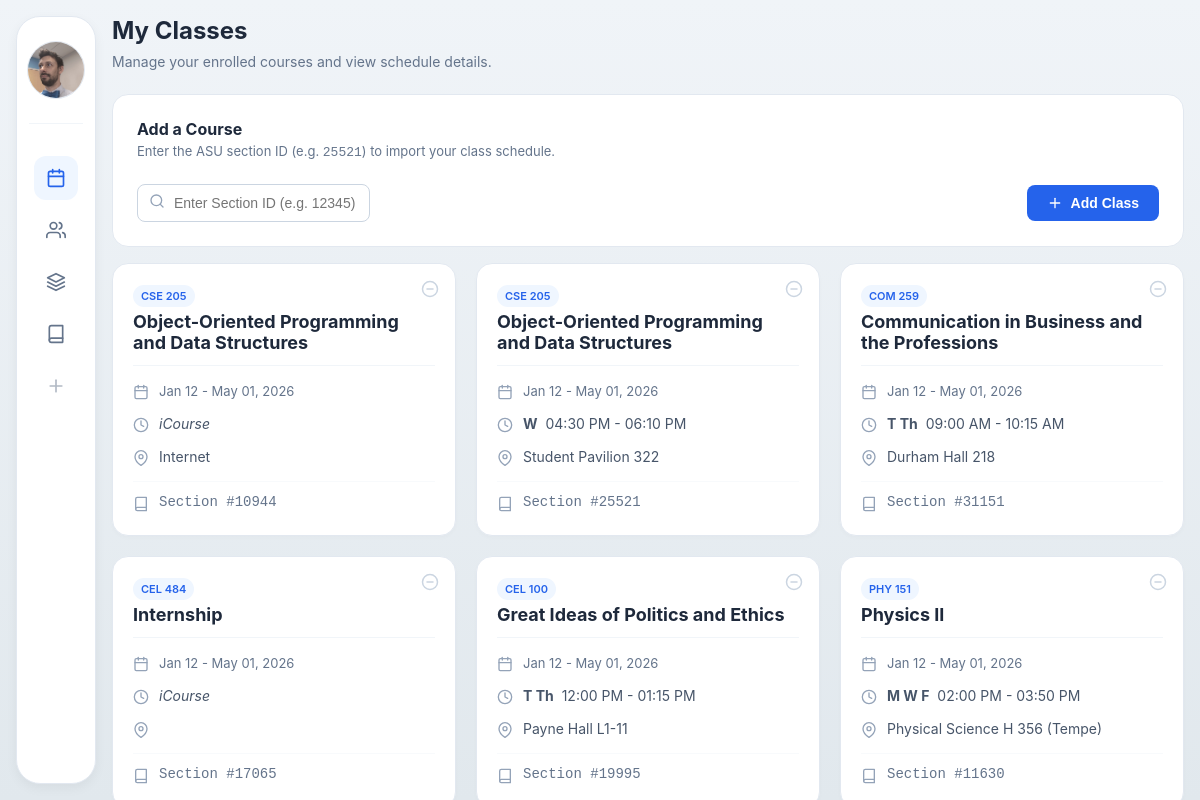
Page /classes (signed in) on the committed database.
### models.py (models this page shows, shortened)
class User(db.Model, UserMixin):
    __tablename__ = "users"
    id = db.Column(db.Integer, primary_key=True, autoincrement=True)
    first_name = db.Column(db.String(25), nullable=False)
    last_name = db.Column(db.String(50), nullable=False)
    username = db.Column(db.String(30), unique=True, nullable=False)
    profile_image = db.Column(db.String(255), nullable=False, default='default.jpg')
    is_active = db.Column(db.Boolean, default=True)
    password_hash = db.Column(db.String(255), nullable=False)
    saved_sections = db.relationship(
        "UserCourse", back_populates="user", cascade="all, delete-orphan"
    )

class CourseSection(db.Model):
    __tablename__ = "course_sections"
    id = db.Column(db.Integer, primary_key=True, autoincrement=True)
    course_id = db.Column(db.Integer, db.ForeignKey("courses.id", ondelete="CASCADE"), nullable=False)
    asu_section_id = db.Column(db.Integer, nullable=False, unique=True)
    term = db.Column(db.String(20), nullable=False)
    location = db.Column(db.String(25), nullable=False)
    days_of_week = db.Column(db.String(10), nullable=True)
    start_time = db.Column(db.Time, nullable=True)
    end_time = db.Column(db.Time, nullable=True)
    start_date = db.Column(db.Date, nullable=False)
    end_date = db.Column(db.Date, nullable=False)
    course = db.relationship("Course", back_populates="sections")
    enrolled_users = db.relationship("UserCourse", back_populates="section", cascade="all, delete-orphan")

class Course(db.Model):
    __tablename__ = "courses"
    id = db.Column(db.Integer, primary_key=True, autoincrement=True)
    asu_course_id = db.Column(db.String(7), nullable=False)
    title = db.Column(db.String(100), nullable=False)
    sections = db.relationship("CourseSection", back_populates="course", cascade="all, delete-orphan")

### app.py (the view, shortened to what this page needs)
@app.route('/classes', methods=['GET', 'POST'])
@login_required
def classes():
    user_sections = (
        models.UserCourse.query
        .filter_by(user_id=current_user.id)
        .join(models.CourseSection)
        .all()
    )
    sections = [uc.section for uc in user_sections]
    return render_template(
        "classes.html",
        sections=sections
    )

### app.py (called while the page is built)
@login_manager.user_loader
def load_user(user_id):
    return models.User.query.get(int(user_id))

### templates/classes.html (shortened to what this page needs)
{% extends "base.html" %}
{% block content %}
<div class="page-header">
    <h1 class="page-title">My Classes</h1>
    <p class="page-subtitle">Manage your enrolled courses and view schedule details.</p>
</div>
<div class="add-class-section">
    <div style="margin-bottom: 8px;">
        <h3 style="margin:0; font-size:16px;">Add a Course</h3>
        <p style="margin:4px 0 0; font-size:13px; color:var(--muted);">
            Enter the ASU section ID (e.g. <code>25521</code>) to import your class schedule.
        </p>
    </div>
    <form method="post" action="{{ url_for('classes') }}" class="form-group">
        <div style="position: relative; flex: 1;">
            <div style="position:absolute; left:12px; top:50%; transform:translateY(-50%); color:#94a3b8;">
                <svg width="16" height="16" viewBox="0 0 24 24" fill="none" stroke="currentColor" stroke-width="2" stroke-linecap="round" stroke-linejoin="round"><circle cx="11" cy="11" r="8"></circle><line x1="21" y1="21" x2="16.65" y2="16.65"></line></svg>
            </div>
            <input id="asu_section_id" name="asu_section_id" type="text" class="form-input" style="padding-left: 36px;" placeholder="Enter Section ID (e.g. 12345)" required />
        </div>
        <button type="submit" class="btn btn-primary">
            <svg width="16" height="16" viewBox="0 0 24 24" fill="none" stroke="currentColor" stroke-width="2" stroke-linecap="round" stroke-linejoin="round" style="margin-right:8px;"><line x1="12" y1="5" x2="12" y2="19"></line><line x1="5" y1="12" x2="19" y2="12"></line></svg>
            Add Class
        </button>
    </form>
</div>
{% if sections %}
<div class="card-grid">
    {% for section in sections %}
    <div class="card" style="position: relative;">
        <form action="{{ url_for('remove_class', section_id=section.id) }}" method="post" onsubmit="return confirm('Remove this class?');" style="position: absolute; top: 12px; right: 12px; z-index: 5;">
             <button type="submit" style="background: none; border: none; padding: 4px; cursor: pointer; color: #cbd5e1; transition: color 0.2s;" title="Remove Class" onmouseover="this.style.color='#ef4444'" onmouseout="this.style.color='#cbd5e1'">
                <svg width="18" height="18" viewBox="0 0 24 24" fill="none" stroke="currentColor" stroke-width="2" stroke-linecap="round" stroke-linejoin="round"><circle cx="12" cy="12" r="10"></circle><line x1="8" y1="12" x2="16" y2="12"></line></svg>
            </button>
        </form>
        <div class="card-header">
            <span class="card-badge">{{ section.course.asu_course_id }}</span>
            <h2 class="card-title">{{ section.course.title }}</h2>
        </div>
        <div class="info-row">
            <div class="info-icon">
            </div>
            <div>
                <span style="font-size:13px; color:#64748b;">{{ section.start_date.strftime('%b %d') }} - {{ section.end_date.strftime('%b %d, %Y') }}</span>
            </div>
        </div>
        <div class="info-row">
            <div class="info-icon">
                <svg width="16" height="16" viewBox="0 0 24 24" fill="none" stroke="currentColor" stroke-width="2" stroke-linecap="round" stroke-linejoin="round"><circle cx="12" cy="12" r="10"></circle><polyline points="12 6 12 12 16 14"></polyline></svg>
            </div>
            <div>
                <strong>{{ section.days_of_week }}</strong>
                {% if section.start_time and section.end_time %}
                <span style="margin-left:4px;">{{ section.start_time.strftime('%I:%M %p') }} - {{ section.end_time.strftime('%I:%M %p') }}</span>
                {% else %}
                <span style="font-style:italic;">iCourse</span>
                {% endif %}
            </div>
        </div>
        <div class="info-row">
            <div class="info-icon">
                <svg width="16" height="16" viewBox="0 0 24 24" fill="none" stroke="currentColor" stroke-width="2" stroke-linecap="round" stroke-linejoin="round"><path d="M21 10c0 7-9 13-9 13s-9-6-9-13a9 9 0 0 1 18 0z"></path><circle cx="12" cy="10" r="3"></circle></svg>
            </div>
            <div>
                {{ section.location }}
            </div>
        </div>
        <div class="info-row" style="margin-top:auto; padding-top:12px; border-top:1px solid #f8fafc;">
            <div class="info-icon">
                <svg width="16" height="16" viewBox="0 0 24 24" fill="none" stroke="currentColor" stroke-width="2" stroke-linecap="round" stroke-linejoin="round"><path d="M4 19.5A2.5 2.5 0 0 1 6.5 17H20"></path><path d="M6.5 2H20v20H6.5A2.5 2.5 0 0 1 4 19.5v-15A2.5 2.5 0 0 1 6.5 2z"></path></svg>
            </div>
            <div style="font-family:monospace; color:#64748b;">
                Section #{{ section.asu_section_id }}
            </div>
        </div>
    </div>
    {% endfor %}
</div>
{% endif %}
{% endblock %}

### templates/base.html (shortened to what this page needs)
<!DOCTYPE html>
<html lang="en">
<head>
    <link rel="stylesheet" href="{{ url_for('static', filename='css/shared.css') }}">
</head>
<body>
<div class="layout-wrapper">
    {% if current_user.is_authenticated %}
    <aside class="sidebar">
        <div class="sidebar-header">
            <a href="{{ url_for('me') }}" class="user-profile-link" aria-label="My Profile">
                <div class="user-avatar">
                   <img src="{{ url_for('static', filename='profile_pics/' + current_user.profile_image) }}"
                        alt="Profile"
                        onerror="this.src='https://ui-avatars.com/api/?name={{ current_user.first_name }}+{{ current_user.last_name }}&background=random'">
                </div>
            </a>
        </div>
        <nav class="sidebar-nav">
            <a href="{{ url_for('index') }}" class="nav-item active">
                <span class="icon">
                </span>
            </a>
            <a href="{{ url_for('friends') }}" class="nav-item">
                <span class="icon">
                </span>
            </a>
            <a href="{{ url_for('groups') }}" class="nav-item">
                <span class="icon">
                     <svg width="20" height="20" viewBox="0 0 24 24" fill="none" stroke="currentColor" stroke-width="2" stroke-linecap="round" stroke-linejoin="round"><polygon points="12 2 2 7 12 12 22 7 12 2"></polygon><polyline points="2 17 12 22 22 17"></polyline><polyline points="2 12 12 17 22 12"></polyline></svg>
                </span>
            </a>
            <a href="{{ url_for('classes') }}" class="nav-item">
                <span class="icon">
                    <svg width="20" height="20" viewBox="0 0 24 24" fill="none" stroke="currentColor" stroke-width="2" stroke-linecap="round" stroke-linejoin="round"><path d="M4 19.5A2.5 2.5 0 0 1 6.5 17H20"></path><path d="M6.5 2H20v20H6.5A2.5 2.5 0 0 1 4 19.5v-15A2.5 2.5 0 0 1 6.5 2z"></path></svg>
                </span>
            </a>
            <div class="nav-item placeholder" title="Coming soon">
                <span class="icon">
                    <svg width="20" height="20" viewBox="0 0 24 24" fill="none" stroke="currentColor" stroke-width="2" stroke-linecap="round" stroke-linejoin="round"><line x1="12" y1="5" x2="12" y2="19"></line><line x1="5" y1="12" x2="19" y2="12"></line></svg>
                </span>
            </div>
        </nav>
    </aside>
    {% endif %}
    <main class="main-content {% block main_class %}{% endblock %}">
        {% block content %}{% endblock %}
    </main>
</div>
</body>
</html>

### rows in the picture
User: profile_image (picture)
CourseSection: course.asu_course_id "CSE 205", course "Object-Oriented Programming and Data Structures", start_date "Jan 12", end_date "May 01, 2026", shows "iCourse", location "Internet", asu_section_id "10944"
CourseSection: course.asu_course_id "CSE 205", course "Object-Oriented Programming and Data Structures", start_date "Jan 12", end_date "May 01, 2026", days_of_week "W", start_time "04:30 PM", end_time "06:10 PM", location "Student Pavilion 322", asu_section_id "25521"
CourseSection: course.asu_course_id "COM 259", course "Communication in Business and the Professions", start_date "Jan 12", end_date "May 01, 2026", days_of_week "T Th", start_time "09:00 AM", end_time "10:15 AM", location "Durham Hall 218", asu_section_id "31151"
CourseSection: course.asu_course_id "CEL 484", course "Internship", start_date "Jan 12", end_date "May 01, 2026", shows "iCourse", asu_section_id "17065"
CourseSection: course.asu_course_id "CEL 100", course "Great Ideas of Politics and Ethics", start_date "Jan 12", end_date "May 01, 2026", days_of_week "T Th", start_time "12:00 PM", end_time "01:15 PM", location "Payne Hall L1-11", asu_section_id "19995"
CourseSection: course.asu_course_id "PHY 151", course "Physics II", start_date "Jan 12", end_date "May 01, 2026", days_of_week "M W F", start_time "02:00 PM", end_time "03:50 PM", location "Physical Science H 356 (Tempe)", asu_section_id "11630"
